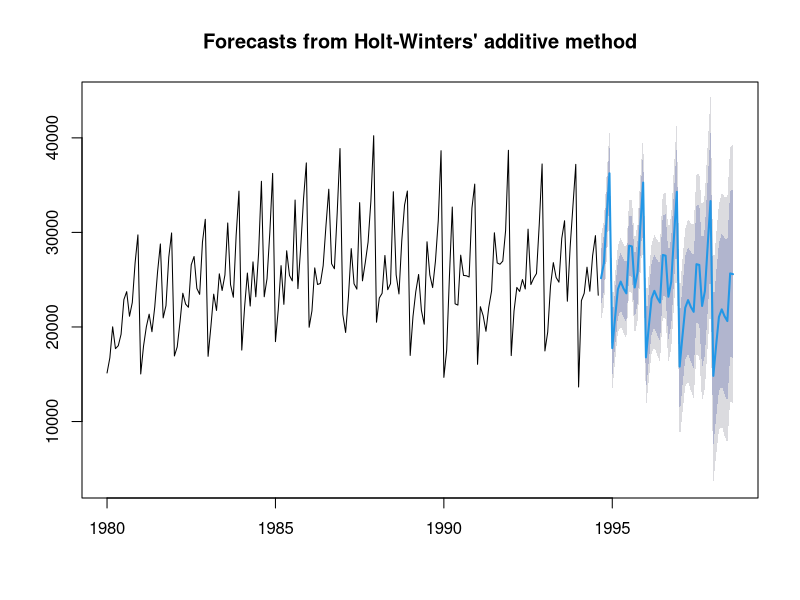
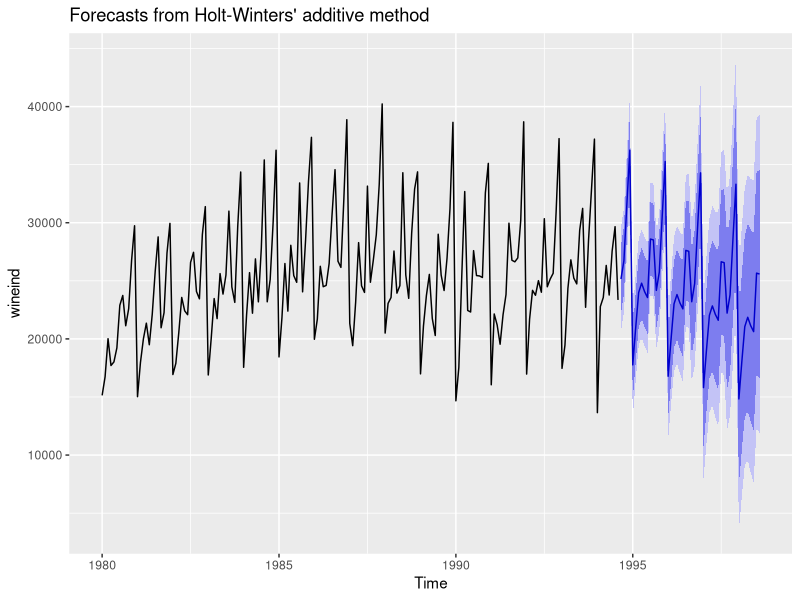
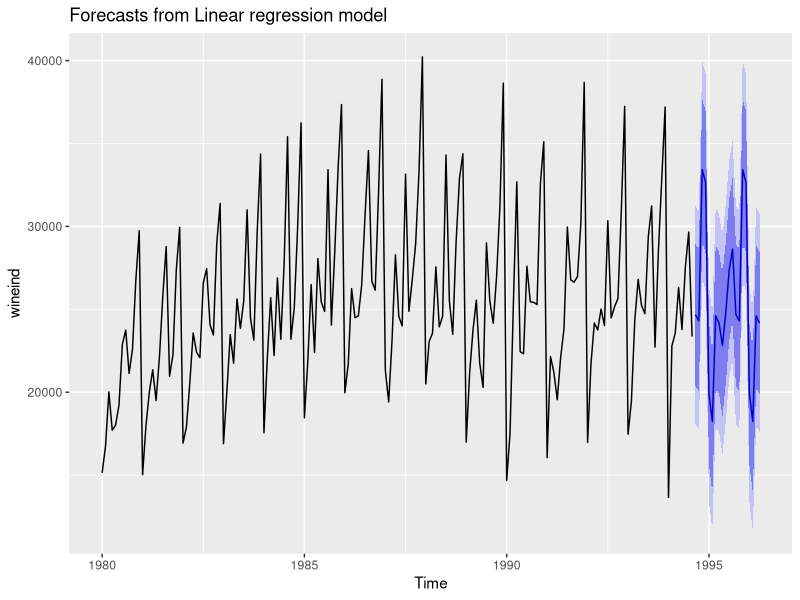
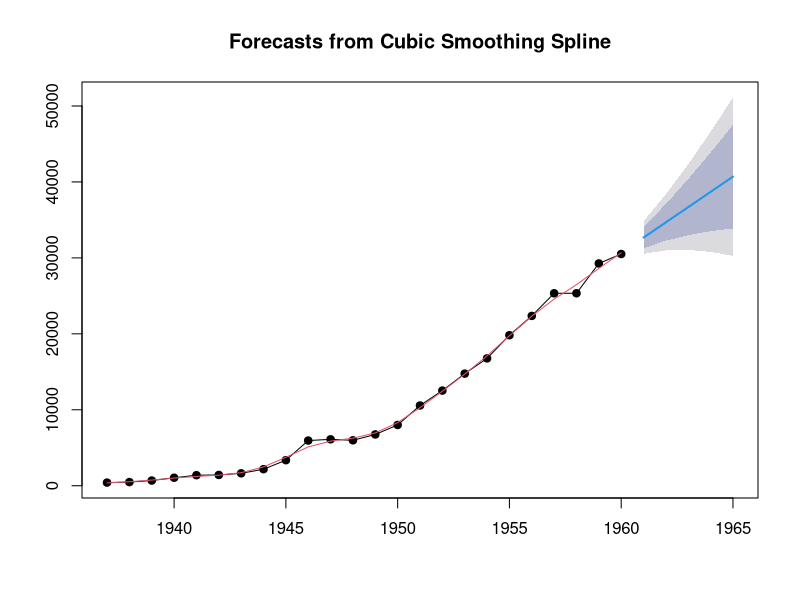
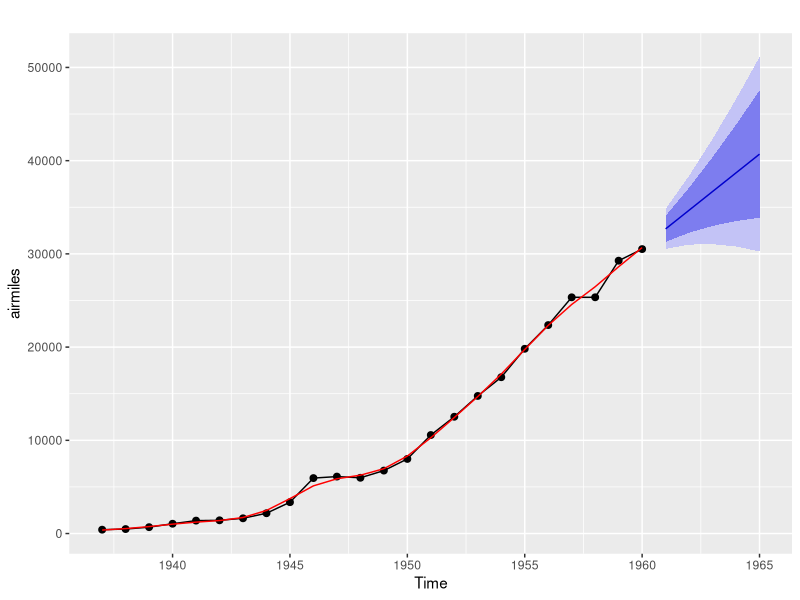

Here is the R script that generated these plots, in order:
library(forecast)


### Name: plot.forecast
### Title: Forecast plot
### Aliases: plot.forecast autoplot.forecast autoplot.splineforecast
###   autolayer.forecast plot.splineforecast
### Keywords: ts

### ** Examples

library(ggplot2)

wine.fit <- hw(wineind,h=48)
plot(wine.fit)
autoplot(wine.fit)

fit <- tslm(wineind ~ fourier(wineind,4))
fcast <- forecast(fit, newdata=data.frame(fourier(wineind,4,20)))
autoplot(fcast)

fcast <- splinef(airmiles,h=5)
plot(fcast)
autoplot(fcast)
